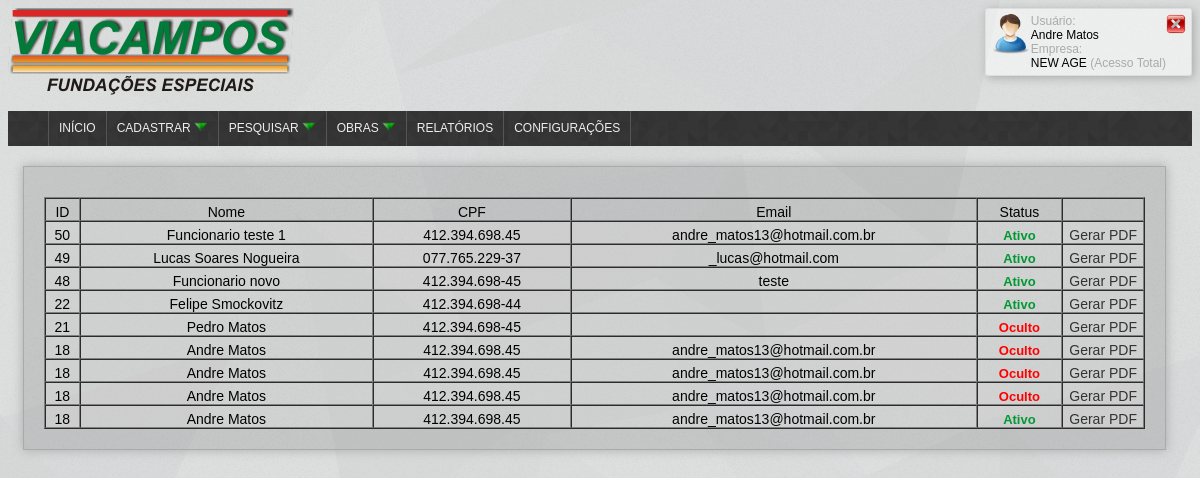
Page /reports/funcionario.php (signed in) on the earlier database version.
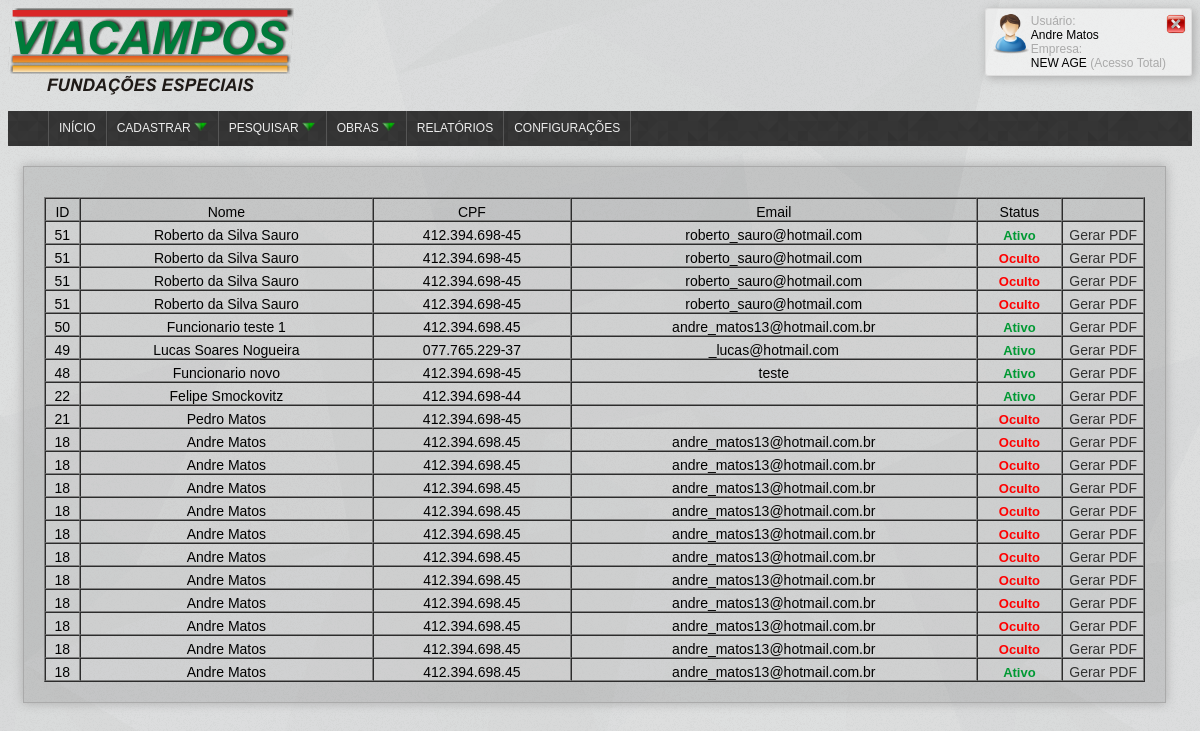
Same page on the later database version.
### tables this page shows
CREATE TABLE IF NOT EXISTS `funcionario` (
  `id_tabela` int(11) NOT NULL,
  `cod_serie` varchar(255) NOT NULL,
  `id` int(11) NOT NULL,
  `nome` varchar(255) NOT NULL,
  `cpf` varchar(14) NOT NULL,
  `rg` varchar(12) NOT NULL,
  `org_em_rg` varchar(255) NOT NULL,
  `data_em_rg` date NOT NULL,
  `num_tit_eleitor` varchar(30) NOT NULL,
  `data_nasc` date NOT NULL,
  `telefone` varchar(15) NOT NULL,
  `email` varchar(255) NOT NULL,
  `email_empresa` varchar(255) NOT NULL,
  `senha` varchar(255) NOT NULL,
  `is_admin` int(11) NOT NULL,
  `id_cbo` int(11) NOT NULL,
  `id_endereco` int(11) NOT NULL,
  `id_turno` int(11) NOT NULL,
  `id_empresa` int(11) NOT NULL,
  `id_empresa_filial` int(11) NOT NULL,
  `id_supervisor` int(11) NOT NULL,
  `id_dados_bancarios` int(11) NOT NULL,
  `data_adm` date NOT NULL COMMENT 'Data de admissão',
  `data_dem` date NOT NULL COMMENT 'Data de demissão',
  `salario_base` double NOT NULL,
  `qtd_horas_sem` int(11) NOT NULL,
  `num_cart_trab` varchar(50) NOT NULL,
  `num_serie_cart_trab` varchar(50) NOT NULL,
  `id_uf_cart_trab` int(11) NOT NULL COMMENT 'id do estado',
  `num_pis` varchar(20) NOT NULL,
  `data_ini` date NOT NULL COMMENT 'data inicio da validade do registro',
  `data_fim` date NOT NULL COMMENT 'data fim da validade do registro',
  `oculto` int(11) NOT NULL
);

### reports/funcionario.php (the view, shortened to what this page needs)
<html>
<head>
   <link rel="stylesheet" type="text/css" href="../administrator/style.css">
</head>
<body>
            <?php include_once("../view/topo.php"); ?>
            <div class="formulario" style="width:93%">
	            <div class="content-right" >
	            	<?php
					$busca = mysql_query("SELECT * FROM funcionario WHERE id_empresa = '".$_SESSION['id_empresa']."' ORDER BY id DESC")or die(mysql_error());
					if(mysql_num_rows($busca) > 0)
					{
					?>
						<table width="100%" border="1" cellpadding="0" cellspacing="0" id="listacliente" style="text-align:center; font-size: 14px;">
							<tr>
								<td>ID</td><td>Nome</td><td>CPF</td><td>Email</td><td>Status</td><td></td>
							</tr>
							<?php
							while ($ver = mysql_fetch_assoc($busca)){
							?>
							<tr align="center" valign="middle" style="background-color:rgba(255,255,255,0.2);" onMouseOver="style.backgroundColor='rgba(255,255,255,0.7)'" onMouseOut="style.backgroundColor='rgba(255,255,255,0.2)'">
								<td ><?php echo $ver['id']; ?></td>
								<td ><?php echo $ver['nome']; ?></td>
								<td ><?php echo $ver['cpf']; ?></td>
								<td ><?php echo $ver['email']; ?></td>
								<td ><?php $ver['oculto']=='1' ? print '<strong><span style="color:red">Oculto</span></strong>' : print '<strong><span style="color:#093">Ativo</span></strong>'; ?>
								</td>
								<td width="80">
									<a href="relatorio.php?rel=funcionario&id=<?php echo $ver['id']; ?>" title="Gerar PDF"
									target="_self">Gerar PDF</a>
								</td>
							</tr>
							<?php }  ?>
						</table>
					<?php
					}else{
						print 'Sem Registros';
						}
					?>
	            </div>
	        </div>
</body>
</html>

### view/topo.php
<?php
	if($_SESSION['nivel_acesso'] == 0){
		$nivel_acesso = "Acesso Total";
	}else if($_SESSION['nivel_acesso'] == 1){
		$nivel_acesso = "Acesso ViaCampos";
	}else{
		$nivel_acesso = "Acesso ControlPonto";
	}
 ?>
<div style="width:100%; float:left;" >
	<div class="img" style="float:left"><img src="../images/logo75mm.png"></div>
	<div class="box-login" style="">
		<div style="float:left"><img src="../images/user.png" width="40px"></div>
		<div class="nome-box-login" style=""><span style="">Usuário:<br /></span><?php echo $_SESSION["user"]; ?><br /><span style="">Empresa:<br /></span><?php echo $_SESSION['empresa']."<span> (".$nivel_acesso.")</span>" ?></div>
		<div style="float:right;"><a title="Clique para sair" href="logout.php"><img src="../images/fechar.png" width="20px"></a></div>
	</div>
</div>
<div style="float:left; width:100%">
 	<div class="menu">
		<div class="menu">
	         <?php include_once("../view/menu_admin.php"); ?>
	    </div>
	</div>
</div>

### view/menu_admin.php (shortened to what this page needs)
<ul class="menu-list">
    <li style="border-left: 1px solid#565656;"><a href='/viacampos/administrator/principal.php'>Início</a></li>
    <li>
      <a style=""><span style="float:left">Cadastrar </span><img style="float:left; margin-top:-2px; margin-left:2px;" src="../images/downarrow_1246.png" width="15px;"></a>
    </li>
    <li>
      <a style=""><span style="float:left">Pesquisar </span><img style="float:left; margin-left:2px; margin-top:-2px;" src="../images/downarrow_1246.png" width="15px;"></a>
    </li>
    <?php if($_SESSION['nivel_acesso'] == 0 || $_SESSION['nivel_acesso'] == 1){ ?>
      <li>
        <a style=""><span style="float:left">Obras </span><img style="float:left; margin-left:2px; margin-top:-2px;" src="../images/downarrow_1246.png" width="15px;"></a>
      </li>
    <?php } ?>
    <li><a href="/viacampos/administrator/define_relatorio.php">Relatórios</a></li>
    <li><a href="/viacampos/administrator/configuracoes.php">Configurações</a></li>
</ul>

### administrator/style.css (style rules this page uses)
body { background: url("../images/shattered.png"); font-family: Arial; }
body span, body table tr td span { font-size: 13px; }
.box-login { border: 1px solid#ddd; border-radius:3px; float:right; background-color:rgba(255,255,255,0.5); padding:5px; box-shadow: 2px 2px 10px #aaa; }
.nome-box-login { float:left; }
.nome-box-login { font-size:12px; }
.nome-box-login span { color:#aaa; font-size:12px; }
.menu { background: url("../images/footer_lodyas.png"); background-size: 200px; border-radius:1px; }
.menu .menu-list { list-style: none; }
.menu > .menu-list > li { float: left; position: relative; border-right: 1px solid#565656; }
.menu > .menu-list > li > a { padding: 10px; }
.menu .menu-list, .menu .sub-menu { list-style: none; }
.menu a, .menu a span { color: #eee; text-decoration: none; display: block; cursor: pointer; text-transform: uppercase; font-size: 12px; font-weight: 500; height:15px; }
.menu > .menu-list > li { float: left; position: relative; }
.menu:after { content: '.'; display: block; clear: both; visibility: hidden; line-height: 0; height: 0; }
.formulario table { margin-top: 10px; }
.formulario table td { padding-top:5px; }
.formulario { padding:20px; box-shadow: 0px 0px 10px #aaa; float: left; margin-top: 20px; margin-left: 15px; border: 1px solid#aaa; margin-bottom: 20px; width: 500px; text-align: center; background-color: rgba(100,100,100,0.2); }
.formulario a { text-decoration: none; color: #333; }

Differences in the rows shown:
added funcionario: id "51", nome "Roberto da Silva Sauro", cpf "412.394.698-45", email "roberto_sauro@hotmail.com"
added funcionario: id "51", nome "Roberto da Silva Sauro", cpf "412.394.698-45", email "roberto_sauro@hotmail.com"
added funcionario: id "51", nome "Roberto da Silva Sauro", cpf "412.394.698-45", email "roberto_sauro@hotmail.com"
added funcionario: id "51", nome "Roberto da Silva Sauro", cpf "412.394.698-45", email "roberto_sauro@hotmail.com"
changed funcionario (number 13 of 20 on the later page): text "Ativo" → "Oculto"
added funcionario: id "18", nome "Andre Matos", cpf "412.394.698.45", email "andre_matos13@hotmail.com.br"
added funcionario: id "18", nome "Andre Matos", cpf "412.394.698.45", email "andre_matos13@hotmail.com.br"
added funcionario: id "18", nome "Andre Matos", cpf "412.394.698.45", email "andre_matos13@hotmail.com.br"
added funcionario: id "18", nome "Andre Matos", cpf "412.394.698.45", email "andre_matos13@hotmail.com.br"
added funcionario: id "18", nome "Andre Matos", cpf "412.394.698.45", email "andre_matos13@hotmail.com.br"
added funcionario: id "18", nome "Andre Matos", cpf "412.394.698.45", email "andre_matos13@hotmail.com.br"
added funcionario: id "18", nome "Andre Matos", cpf "412.394.698.45", email "andre_matos13@hotmail.com.br"
